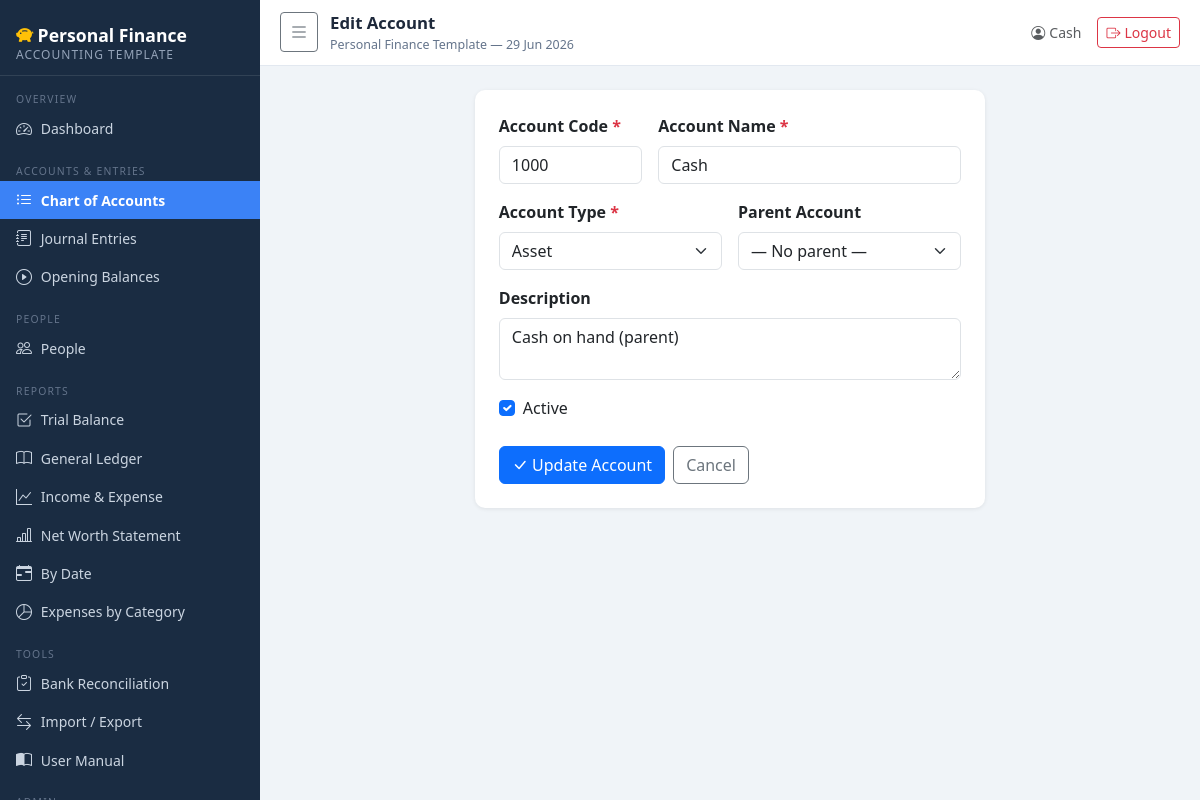
Screenshot of /accounts/1/edit (signed in) with the database file from the repository.
### app.py (models this page shows, shortened)
class Account(db.Model):
    __tablename__ = 'account'
    id = db.Column(db.Integer, primary_key=True)
    code = db.Column(db.String(20), unique=True, nullable=False)
    name = db.Column(db.String(200), nullable=False)
    account_type = db.Column(db.String(50), nullable=False)
    parent_account_id = db.Column(db.Integer, db.ForeignKey('account.id'), nullable=True)
    description = db.Column(db.Text)
    is_active = db.Column(db.Boolean, default=True)
    created_at = db.Column(db.DateTime, default=datetime.utcnow)
    parent = db.relationship('Account', remote_side='Account.id',
                             backref=db.backref('children', lazy='dynamic'))

### app.py (the view, shortened to what this page needs)
@app.route('/accounts/<int:account_id>/edit', methods=['GET', 'POST'])
@login_required
def account_edit(account_id):
    acct = Account.query.get_or_404(account_id)
    return render_template('account_form.html', account=acct,
                           account_types=ACCOUNT_TYPES,
                           all_accounts=Account.query.filter(
                               Account.id != account_id).order_by(Account.code).all())

### app.py (called while the page is built)
def login_required(f):
    @wraps(f)
    def decorated(*args, **kwargs):
        if not session.get('logged_in'):
            return redirect(url_for('login', next=request.path))
        return f(*args, **kwargs)
    return decorated

@app.context_processor
def inject_globals():
    return {'now': datetime.utcnow()}

### templates/account_form.html (shortened to what this page needs)
{% extends 'base.html' %}
{% block page_title %}{{ 'Edit Account' if account else 'New Account' }}{% endblock %}
{% block content %}
<div class="row justify-content-center">
  <div class="col-lg-7">
    <div class="form-card">
      <form method="post">
        <div class="row g-3">
          <div class="col-sm-4">
            <label class="form-label fw-semibold">Account Code <span class="text-danger">*</span></label>
            <input name="code" class="form-control" value="{{ account.code if account else '' }}" placeholder="e.g. 1010">
          </div>
          <div class="col-sm-8">
            <label class="form-label fw-semibold">Account Name <span class="text-danger">*</span></label>
            <input name="name" class="form-control" value="{{ account.name if account else '' }}" placeholder="e.g. Cash with Zuhair">
          </div>
          <div class="col-sm-6">
            <label class="form-label fw-semibold">Account Type <span class="text-danger">*</span></label>
            <select name="account_type" class="form-select">
              {% for t in account_types %}
              <option value="{{ t }}" {% if account and account.account_type == t %}selected{% endif %}>{{ t }}</option>
              {% endfor %}
            </select>
          </div>
          <div class="col-sm-6">
            <label class="form-label fw-semibold">Parent Account</label>
            <select name="parent_account_id" class="form-select">
              <option value="">— No parent —</option>
            </select>
          </div>
          <div class="col-12">
            <label class="form-label fw-semibold">Description</label>
            <textarea name="description" class="form-control" rows="2">{{ account.description if account else '' }}</textarea>
          </div>
          <div class="col-12">
            <div class="form-check">
              <input class="form-check-input" type="checkbox" name="is_active" value="1"
                {% if not account or account.is_active %}checked{% endif %} id="is_active">
              <label class="form-check-label" for="is_active">Active</label>
            </div>
          </div>
        </div>
        <div class="d-flex gap-2 mt-4">
          <button type="submit" class="btn btn-primary">
            <i class="bi bi-check-lg"></i> {{ 'Update Account' if account else 'Create Account' }}
          </button>
          <a href="{{ url_for('accounts') }}" class="btn btn-outline-secondary">Cancel</a>
        </div>
      </form>
    </div>
  </div>
</div>
{% endblock %}

### templates/base.html (shortened to what this page needs)
<!DOCTYPE html>
<html lang="en">
<head>
<link rel="stylesheet" href="https://cdn.jsdelivr.net/npm/bootstrap@5.3.2/dist/css/bootstrap.min.css">
<link rel="stylesheet" href="https://cdn.jsdelivr.net/npm/bootstrap-icons@1.11.3/font/bootstrap-icons.min.css">
<link rel="stylesheet" href="{{ url_for('static', filename='style.css') }}">
</head>
<body>
<nav id="sidebar">
  <div class="sidebar-brand">
    <p class="app-title"><i class="bi bi-piggy-bank-fill text-warning me-1"></i>Personal Finance</p>
    <h6>Accounting Template</h6>
  </div>
  <div class="nav-section">
    <div class="nav-section-label">Overview</div>
    <a class="nav-link {% if request.endpoint == 'dashboard' %}active{% endif %}" href="{{ url_for('dashboard') }}">
      <i class="bi bi-speedometer2"></i> Dashboard
    </a>
  </div>
  <div class="nav-section">
    <div class="nav-section-label">Accounts &amp; Entries</div>
    <a class="nav-link {% if request.endpoint in ['accounts','account_new','account_edit'] %}active{% endif %}" href="{{ url_for('accounts') }}">
      <i class="bi bi-list-ul"></i> Chart of Accounts
    </a>
    <a class="nav-link {% if request.endpoint in ['journal_entries','journal_entry_detail','journal_entry_new','journal_entry_edit'] %}active{% endif %}" href="{{ url_for('journal_entries') }}">
      <i class="bi bi-journal-text"></i> Journal Entries
    </a>
    <a class="nav-link {% if request.endpoint == 'opening_balances' %}active{% endif %}" href="{{ url_for('opening_balances') }}">
      <i class="bi bi-play-circle"></i> Opening Balances
    </a>
  </div>
  <div class="nav-section">
    <div class="nav-section-label">People</div>
    <a class="nav-link {% if request.endpoint in ['people','person_new','person_edit'] %}active{% endif %}" href="{{ url_for('people') }}">
      <i class="bi bi-people"></i> People
    </a>
  </div>
  <div class="nav-section">
    <div class="nav-section-label">Reports</div>
    <a class="nav-link {% if request.endpoint == 'trial_balance' %}active{% endif %}" href="{{ url_for('trial_balance') }}">
      <i class="bi bi-check2-square"></i> Trial Balance
    </a>
    <a class="nav-link {% if request.endpoint == 'general_ledger' %}active{% endif %}" href="{{ url_for('general_ledger') }}">
      <i class="bi bi-book"></i> General Ledger
    </a>
    <a class="nav-link {% if request.endpoint == 'income_expense' %}active{% endif %}" href="{{ url_for('income_expense') }}">
      <i class="bi bi-graph-up"></i> Income &amp; Expense
    </a>
    <a class="nav-link {% if request.endpoint == 'balance_sheet' %}active{% endif %}" href="{{ url_for('balance_sheet') }}">
      <i class="bi bi-bar-chart-line"></i> Net Worth Statement
    </a>
    <a class="nav-link {% if request.endpoint == 'transactions_by_date' %}active{% endif %}" href="{{ url_for('transactions_by_date') }}">
      <i class="bi bi-calendar-range"></i> By Date
    </a>
    <a class="nav-link {% if request.endpoint == 'expenses_by_category' %}active{% endif %}" href="{{ url_for('expenses_by_category') }}">
      <i class="bi bi-pie-chart"></i> Expenses by Category
    </a>
  </div>
  <div class="nav-section">
    <div class="nav-section-label">Tools</div>
    <a class="nav-link {% if request.endpoint in ['bank_reconciliation','reconciliation_new','reconciliation_edit'] %}active{% endif %}" href="{{ url_for('bank_reconciliation') }}">
      <i class="bi bi-clipboard-check"></i> Bank Reconciliation
    </a>
    <a class="nav-link {% if request.endpoint == 'import_export' %}active{% endif %}" href="{{ url_for('import_export') }}">
      <i class="bi bi-arrow-left-right"></i> Import / Export
    </a>
    <a class="nav-link {% if request.endpoint == 'manual' %}active{% endif %}" href="{{ url_for('manual') }}">
      <i class="bi bi-book-half"></i> User Manual
    </a>
  </div>
  <div class="nav-section">
    <div class="nav-section-label">Admin</div>
  </div>
</nav>
<div id="main-content">
  <header class="topbar no-print">
    <button class="btn btn-sm btn-outline-secondary" id="sidebar-toggle" title="Toggle sidebar">
      <i class="bi bi-list fs-5"></i>
    </button>
    <div>
      <p class="topbar-title mb-0">{% block page_title %}{% endblock %}</p>
      <p class="topbar-subtitle mb-0">{% block page_subtitle %}Personal Finance Template — {{ now.strftime('%d %b %Y') }}{% endblock %}</p>
    </div>
    <div class="ms-auto d-flex align-items-center gap-3">
      {% if session.get('logged_in') %}
      <span class="text-muted small d-none d-md-inline">
        <i class="bi bi-person-circle me-1"></i>{{ session.get('username', 'admin') }}
      </span>
      <a href="{{ url_for('logout') }}" class="btn btn-sm btn-outline-danger" title="Sign out">
        <i class="bi bi-box-arrow-right me-1"></i>Logout
      </a>
      {% endif %}
    </div>
  </header>
  <div class="page-body">
    {% block content %}{% endblock %}
  </div>
</div>
</body>
</html>

### static/style.css (style rules this page uses)
:root { --sidebar-width: 260px; --primary-color: #2c6fad; --sidebar-bg: #1a2c42; --sidebar-text: #cbd5e1; --sidebar-active: #3b82f6; }
body { font-family: 'Segoe UI', system-ui, sans-serif; background: #f0f4f8; margin: 0; }
#sidebar { width: var(--sidebar-width); min-height: 100vh; background: var(--sidebar-bg); color: var(--sidebar-text); position: fixed; top: 0; left: 0; z-index: 100; overflow-y: auto; transition: transform 0.25s ease; }
#sidebar .sidebar-brand { padding: 1.2rem 1rem 0.8rem; border-bottom: 1px solid rgba(255,255,255,0.1); }
#sidebar .sidebar-brand h6 { font-size: 0.75rem; text-transform: uppercase; letter-spacing: 1px; color: #94a3b8; margin: 0; }
#sidebar .sidebar-brand .app-title { font-size: 1.1rem; font-weight: 700; color: #fff; margin: 0.15rem 0 0; }
#sidebar .nav-section { padding: 0.6rem 0 0; }
#sidebar .nav-section-label { font-size: 0.65rem; text-transform: uppercase; letter-spacing: 1.2px; color: #64748b; padding: 0.4rem 1rem 0.1rem; }
#sidebar .nav-link { display: flex; align-items: center; gap: 0.55rem; color: var(--sidebar-text); padding: 0.45rem 1rem; font-size: 0.875rem; border-radius: 0; transition: background 0.15s, color 0.15s; }
#sidebar .nav-link.active { background: var(--sidebar-active); color: #fff; font-weight: 600; }
#sidebar .nav-link .bi { font-size: 1rem; flex-shrink: 0; }
#main-content { margin-left: var(--sidebar-width); min-height: 100vh; transition: margin-left 0.25s ease; }
.topbar { background: #fff; border-bottom: 1px solid #e2e8f0; padding: 0.65rem 1.25rem; display: flex; align-items: center; gap: 0.75rem; position: sticky; top: 0; z-index: 50; }
.topbar-title { font-size: 1.05rem; font-weight: 600; color: #1e293b; margin: 0; }
.topbar-subtitle { font-size: 0.78rem; color: #64748b; margin: 0; }
.page-body { padding: 1.5rem; }
.form-card { background: #fff; border-radius: 10px; box-shadow: 0 1px 4px rgba(0,0,0,0.08); padding: 1.5rem; }

### rows the page displays
Account: get "Cash", code "1000", name "Cash", account_type "Asset", description "Cash on hand (parent)", is_active "☑"

### other values shown
{{ 'Edit Account' if account else 'New Account' }} "Edit Account"
{{ 'Update Account' if account else 'Create Account' }} "Update Account"
